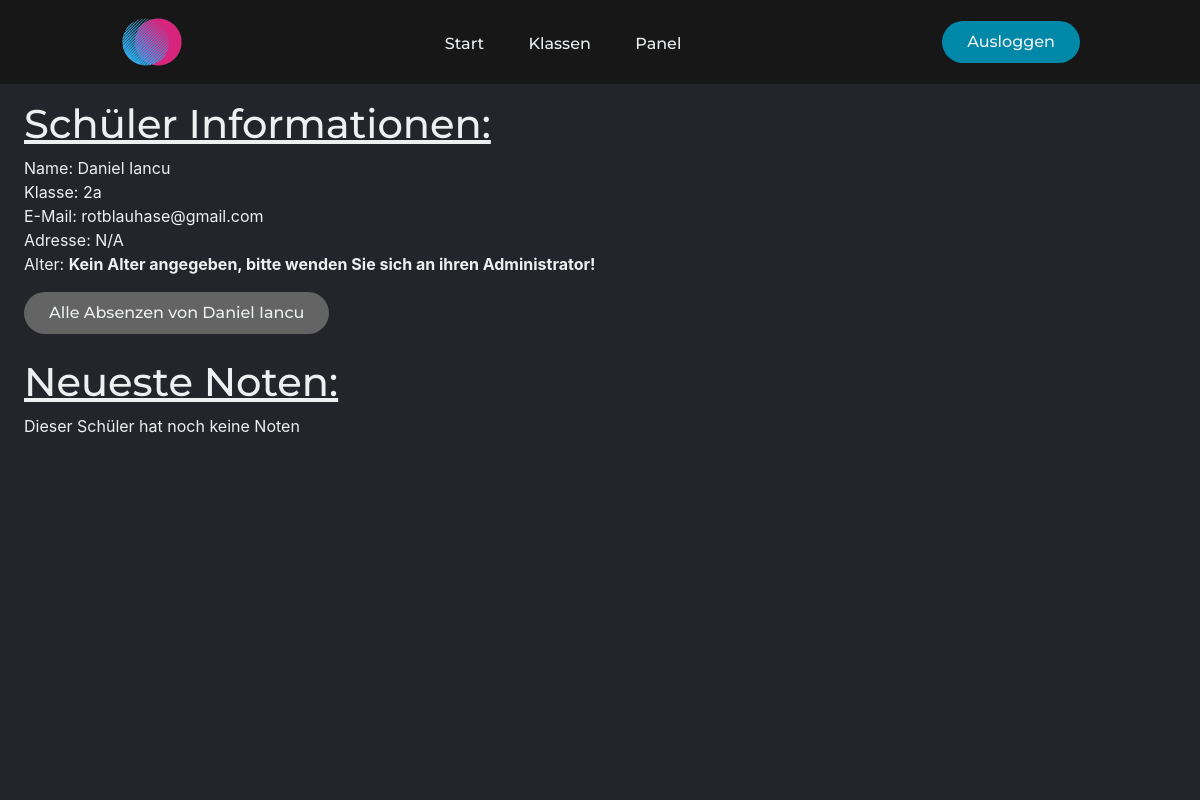
The page /schuler/1/ (signed in) on the database as committed earlier.
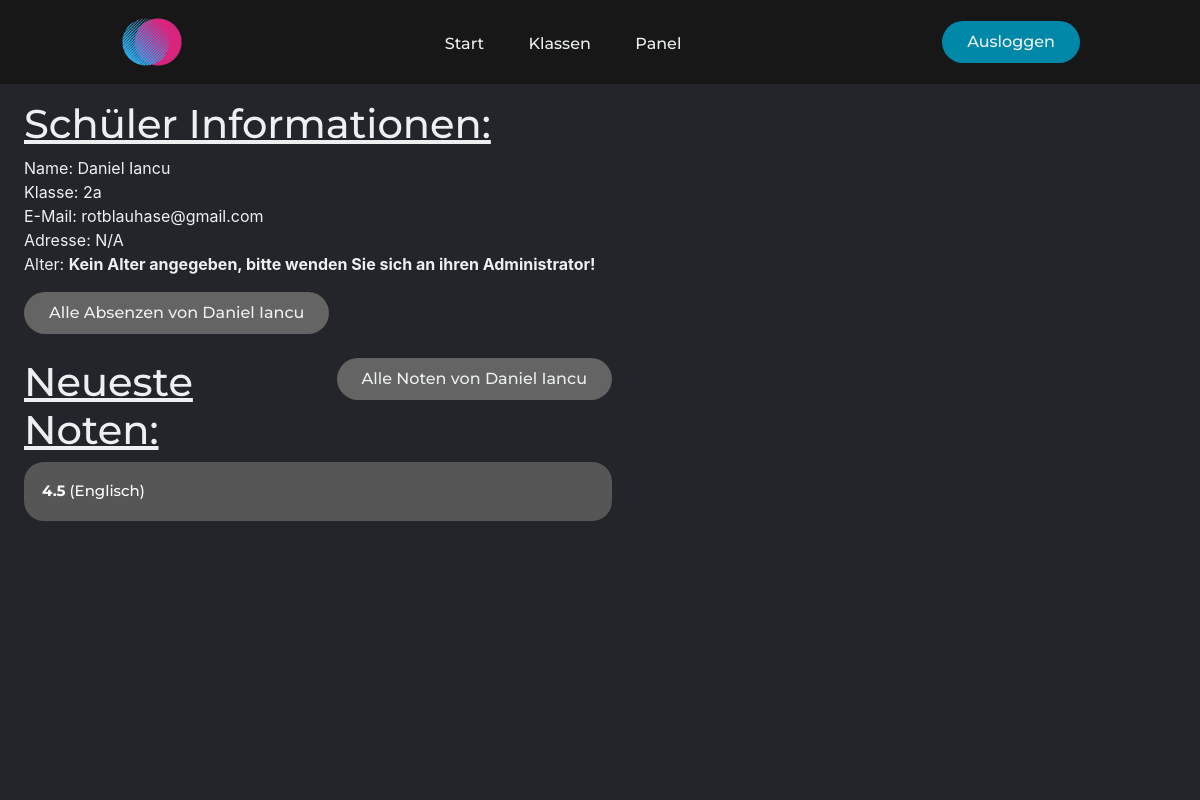
The same page on the database as committed later.
### mainApp/models.py (models this page shows, shortened)
class Person(AbstractUser):
    klasse = models.ForeignKey(SchoolClass, on_delete=models.CASCADE)
    birth = models.DateField(default=datetime.date.today)
    street = models.CharField(max_length=25, blank=True, null=True)
    street_number = models.IntegerField(validators=[MinValueValidator(0), MaxValueValidator(999)], blank=True, null=True)
    city = models.CharField(max_length=20, blank=True, null=True)
    province = models.CharField(max_length=20, blank=True, null=True)
    code = models.IntegerField(validators=[MinValueValidator(0, MaxValueValidator(9999))], blank=True, null=True)
    def __init__(self, *args, **kwargs):
        super(Person, self).__init__(*args, **kwargs)
        if self.username and self.is_student() and not self.email and not self.first_name and not self.last_name:
            name = self.username.split('.')
            self.first_name = name[0].capitalize()
            self.last_name = name[len(name)-1].capitalize()
            self.email = f'{self.username}@stud.edubs.ch'
        elif self.username and self.is_teacher() and not self.email and not self.first_name and not self.last_name:
            name = self.username.split('.')
            self.first_name = name[0].capitalize()
            self.last_name = name[len(name)-1].capitalize()
            self.email = f'{self.username}@edubs.ch'
    def return_address(self):
        if self.street and self.street_number and self.city and self.province and self.code:
            return self.street + ' ' + str(self.street_number) + ' ' + self.city + ' ' + str(self.code) + ' ' + self.province
        else:
            return 'N/A'
    def get_age(self):
        return int((datetime.date.today() - self.birth).days / 365.25)
    def is_student(self):
        return self.groups.filter(name='Student').exists()
    def is_teacher(self):
        return self.groups.filter(name='Teacher').exists()

class SchoolClass(models.Model):
    name = models.CharField(max_length=5)
    def __str__(self):
        return f'{self.name}'
    class Meta:
        verbose_name = 'School Class'
        verbose_name_plural = "School Classes"

class Subject(models.Model):
    teacher = models.ForeignKey(Person, on_delete=models.CASCADE)
    name = models.CharField(max_length=20)
    def __str__(self):
        return f'{self.name}'

class Grade(models.Model):
    student = models.ForeignKey(Person, on_delete=models.CASCADE)
    grade = models.FloatField(validators=[MinValueValidator(1), MaxValueValidator(6)])
    test = models.ForeignKey(Test, on_delete=models.CASCADE)
    @staticmethod
    def get_recent_grades(student_id):
        grades_list_complete = []
        grades_object_list = Grade.objects.filter(student_id=student_id).order_by('test__date')[:5]
        for grade in grades_object_list:
            grade_dict = {}
            grade_dict['Note'] = grade.grade
            grade_dict['Fach'] = grade.test.thema.subject
            grade_dict['Thema'] = grade.test.thema
            grade_dict['Datum'] = grade.test.date.strftime('%d/%m/%Y')
            grade_dict['Gewichtung'] = grade.test.weight
            grade_dict['ID'] = grade.id
            grades_list_complete.append(grade_dict)
        return grades_list_complete

### mainApp/views.py (the view)
# urls.py: path('schuler/<int:student_id>/', views.detail, name='detail'),
def detail(request, student_id):
    if request.user.is_authenticated:
        if request.user.is_teacher():
            student = get_object_or_404(Person, pk=student_id)
            recent_grades = Grade.get_recent_grades(student_id=student_id)
            return render(request, 'schuler.html', {'student': student, 'recent_grades': recent_grades})
        else:
            return redirect('mainApp:home')
    else:  # else redirect to login page
        return redirect('loginForm:login')

### mainApp/models.py (called while the page is built)
    def __str__(self):
        return f'{self.subject}, {self.thema}'

### mainApp/templatetags/main_extra.py (called while the page is built)
@register.filter
def get_class_button(local_dict, item):
    local_list = list(local_dict)
    if len(local_list) == 1:
        return 'collapsible bottom-collapsible top-collapsible'
    elif local_list.index(item) == 0:
        return 'collapsible top-collapsible'
    elif local_list.index(item) == len(local_list) - 1:
        return 'collapsible bottom-collapsible'
    return 'collapsible'

@register.filter
def get_avg_class(klasse, thema):
    if thema:
        grades_object_list = Grade.objects.filter(test__school_class=klasse, test__thema=thema)
        grades = []
        if thema and grades_object_list:
            for grade in grades_object_list:
                grades.append(grade.grade)
            return round(sum(grades) / len(grades), 1)
    return None

### mainApp/templates/schuler.html (shortened to what this page needs)
{% extends 'layout.html' %}
{% load main_extra %}
{% block body %}
    <main>
        <div class="personal-info">
            <h1>
                <u>Schüler Informationen:</u>
            </h1>
            <p>
                {% if student.first_name|length > 0 and student.last_name|length > 0 %}
                    Name: {{ student.first_name }} {{ student.last_name }}
                {% else %}
                    Name: <strong>Kein Name angegeben, bitte wenden Sie sich an ihren Administrator!</strong>
                {% endif %}
                <br>
                {% if student.klasse %}
                    Klasse: {{ student.klasse }}
                    <br>
                {% endif %}
                {% if student.email|length > 0 %}
                    E-Mail: {{ student.email }}
                {% else %}
                    E-Mail: <strong>Keine E-Mail angegeben, bitte wenden Sie sich an ihren Administrator!</strong>
                {% endif %}
                <br>
                Adresse: {{ student.return_address }}
                <br>
                {% if student.get_age > 10 %}
                    Alter: {{ student.get_age }} Jahre
                {% else %}
                    Alter: <strong>Kein Alter angegeben, bitte wenden Sie sich an ihren Administrator!</strong>
                {% endif %}
            </p>
            <form action="{% url 'mainApp:all_absenzen' student.id %}" method="POST">
                <button type="submit" class="small-button">Alle Absenzen von {{ student.first_name }} {{ student.last_name }}</button>
            </form>
            <br>
            <div style="width:50%">
                {% if recent_grades %}
                <form action="{% url 'mainApp:all_grades' student.id %}" method="POST">
                    <button type="submit" class="small-button-align-right small-button">Alle Noten von {{ student.first_name }} {{ student.last_name }}</button>
                </form>
                {% endif %}
                <h1>
                    <u>Neueste Noten:</u>
                </h1>
            </div>
            {% if recent_grades %}
                {% for grade in recent_grades %}
                    <button class="{{ recent_grades|get_class_button:grade }}" type="button" onclick="collapse_show_button(this)">
                        <strong>{{ grade.Note }}</strong> ({{ grade.Fach }})
                    </button>
                {% endfor %}
            {% else %}
                <p>Dieser Schüler hat noch keine Noten</p>
            {% endif %}
        </div>
    </main>
{% endblock body %}

Rows that differ between the two databases and show on the page:
changed Person "Daniel": first_name (not shown) → "Daniel"; last_name (not shown) → "Iancu"
now on this page (row unchanged): Subject: Note "4.5", Fach "Englisch"
Other text that changed with them:
text no longer shown: "Dieser Schüler hat noch keine Noten"
text now shown: "Alle Noten von"
